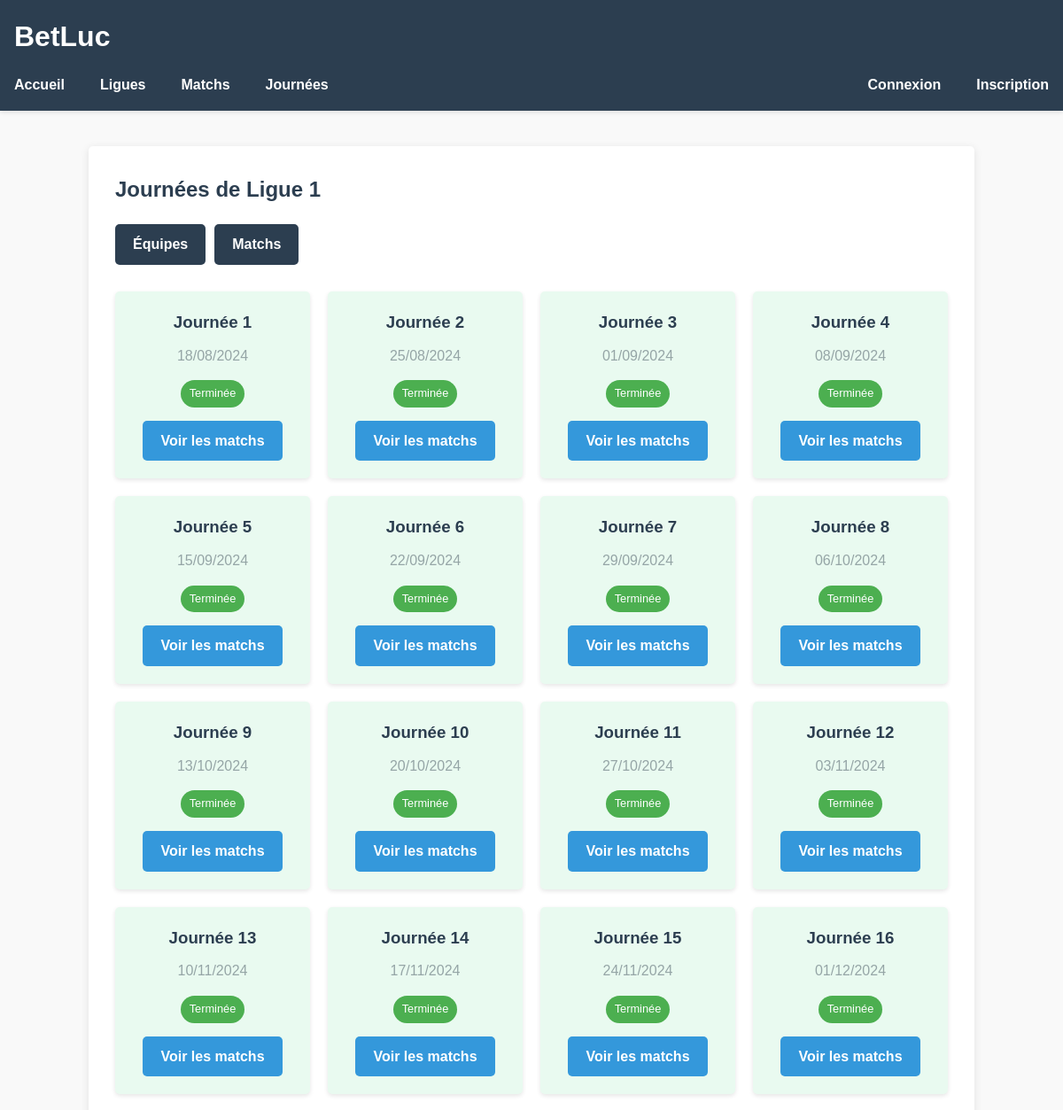
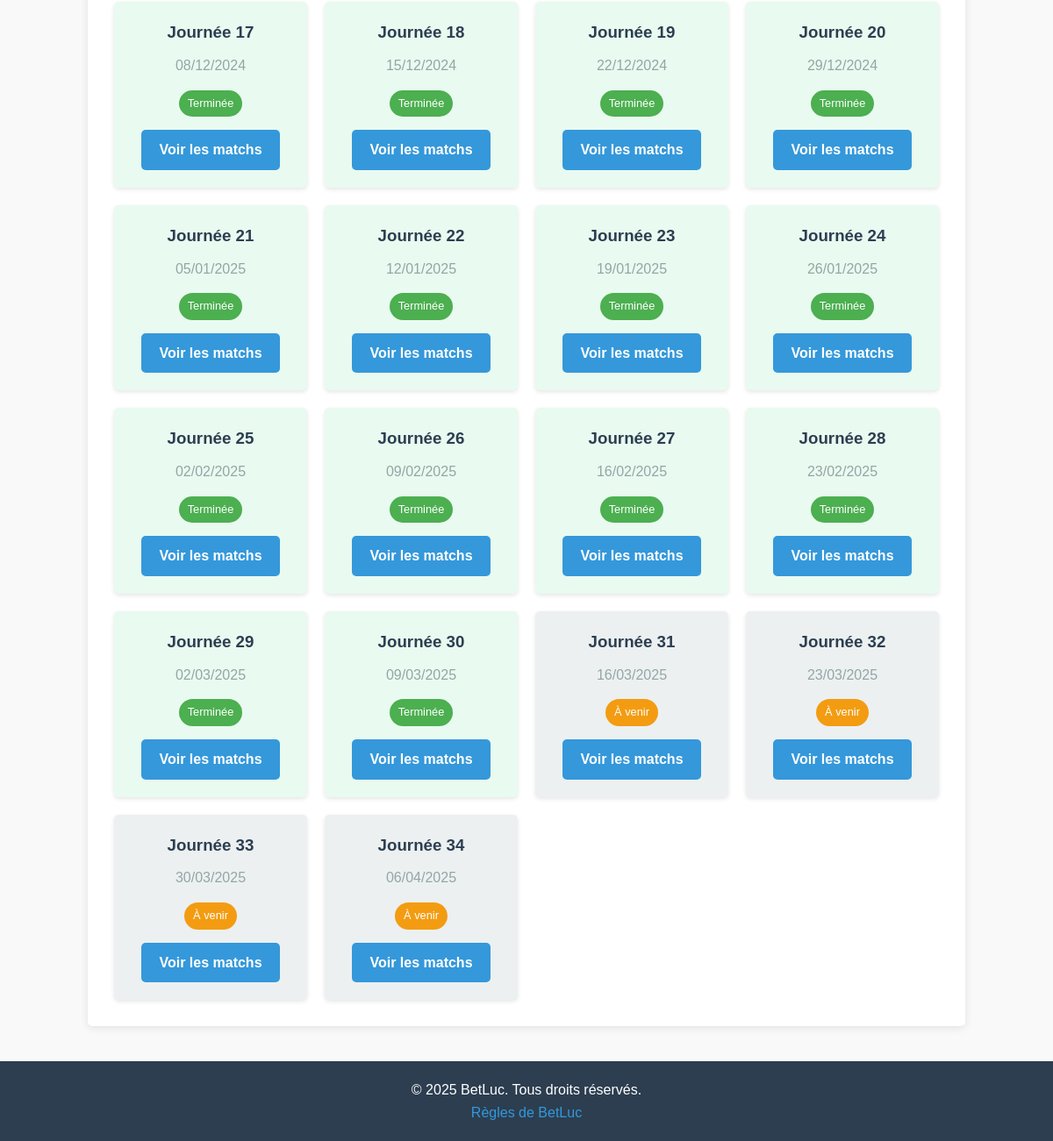
The page /leagues/1/matchdays/ on the database its author committed (2 pictures, top to bottom).
### teams/models.py (models this page shows, shortened)
class League(models.Model):
    name = models.CharField(max_length=100, unique=True, verbose_name="Nom de la ligue")
    country = models.CharField(max_length=100, verbose_name="Pays")
    logo = models.ImageField(upload_to='leagues_logos/', blank=True, null=True, verbose_name="Logo")
    class Meta:
        verbose_name = "Ligue"
        verbose_name_plural = "Ligues"

class Matchday(models.Model):
    league = models.ForeignKey(League, on_delete=models.CASCADE, related_name='matchdays', verbose_name="Ligue")
    number = models.PositiveIntegerField(verbose_name="Numéro de journée")
    date = models.DateField(verbose_name="Date")
    is_completed = models.BooleanField(default=False, verbose_name="Journée terminée")
    class Meta:
        verbose_name = "Journée"
        verbose_name_plural = "Journées"
        ordering = ['league', 'number']
        unique_together = ['league', 'number']

### teams/views.py (the view)
# urls.py: path('leagues/<int:league_id>/matchdays/', views.matchday_list, name='matchday_list'),
def matchday_list(request, league_id):
    league = get_object_or_404(League, id=league_id)
    matchdays = Matchday.objects.filter(league=league).order_by('number')
    return render(request, 'teams/matchday_list.html', {
        'league': league,
        'matchdays': matchdays
    })

### templates/teams/matchday_list.html (shortened to what this page needs)
{% extends "base.html" %}
{% block content %}
<div class="matchday-list-container">
  <h2>Journées de {{ league.name }}</h2>
  <div class="actions">
    <a href="{% url 'teams:league_teams' league.id %}" class="btn btn-secondary">Équipes</a>
    <a href="{% url 'teams:league_matches' league.id %}" class="btn btn-secondary">Matchs</a>
  </div>
  {% if matchdays %}
    <div class="matchdays-grid">
      {% for matchday in matchdays %}
        <div class="matchday-card {% if matchday.is_completed %}completed{% endif %}">
          <h3>Journée {{ matchday.number }}</h3>
          <p class="matchday-date">{{ matchday.date|date:"d/m/Y" }}</p>
          {% if matchday.is_completed %}
            <span class="status completed">Terminée</span>
          {% else %}
            <span class="status pending">À venir</span>
          {% endif %}
          <a href="{% url 'teams:matchday_detail' matchday.id %}" class="btn btn-primary">Voir les matchs</a>
        </div>
      {% endfor %}
    </div>
  {% else %}
    <p>Aucune journée n'est disponible pour cette ligue.</p>
  {% endif %}
</div>
{% endblock %}

### static/css/style.css (style rules this page uses)
:root { --primary-color: #3498db; --secondary-color: #2c3e50; --accent-color: #e74c3c; --light-color: #ecf0f1; --dark-color: #2c3e50; --success-color: #2ecc71; --warning-color: #f39c12; --error-color: #e74c3c; --grey-color: #95a5a6; --border-radius: 5px; --box-shadow: 0 2px 10px rgba(0, 0, 0, 0.1); }
* { margin: 0; padding: 0; box-sizing: border-box; }
body { font-family: 'Arial', sans-serif; line-height: 1.6; color: var(--dark-color); background-color: #f9f9f9; }
a { color: var(--primary-color); text-decoration: none; }
.btn { display: inline-block; padding: 10px 20px; border: none; border-radius: var(--border-radius); cursor: pointer; font-weight: bold; text-align: center; transition: background-color 0.3s, transform 0.3s; }
.btn-primary { background-color: var(--primary-color); color: white; }
.btn-secondary { background-color: var(--secondary-color); color: white; }
.match-list-container, .matchday-list-container, .matchday-detail-container, .match-detail-container, .user-bets-container { max-width: 1000px; margin: 0 auto; padding: 30px; background-color: white; border-radius: var(--border-radius); box-shadow: var(--box-shadow); }
.matchdays-grid { display: grid; grid-template-columns: repeat(auto-fill, minmax(200px, 1fr)); gap: 20px; margin-top: 30px; }
.matchday-card { background-color: var(--light-color); border-radius: var(--border-radius); padding: 20px; box-shadow: 0 2px 5px rgba(0,0,0,0.1); text-align: center; }
.matchday-card.completed { background-color: rgba(46, 204, 113, 0.1); }
.matchday-card h3 { margin-bottom: 10px; }
.matchday-date { color: var(--grey-color); margin-bottom: 15px; }
.status { display: inline-block; padding: 5px 10px; border-radius: 20px; font-size: 0.8rem; margin-bottom: 15px; }
.status.completed { background-color: var(--success-color); color: white; }
.status.pending { background-color: var(--warning-color); color: white; }
.actions { display: flex; gap: 10px; margin: 20px 0; flex-wrap: wrap; }

### templates/base.html (style rules this page uses)
:root { --primary-color: #3498db; --secondary-color: #2c3e50; --success-color: #4caf50; --danger-color: #f44336; --info-color: #2196f3; }

### rows shown on the page
League: name "Ligue 1"
Matchday: number "1", date "18/08/2024", is_completed "Terminée"
Matchday: number "2", date "25/08/2024", is_completed "Terminée"
Matchday: number "3", date "01/09/2024", is_completed "Terminée"
Matchday: number "4", date "08/09/2024", is_completed "Terminée"
Matchday: number "5", date "15/09/2024", is_completed "Terminée"
Matchday: number "6", date "22/09/2024", is_completed "Terminée"
Matchday: number "7", date "29/09/2024", is_completed "Terminée"
Matchday: number "8", date "06/10/2024", is_completed "Terminée"
Matchday: number "9", date "13/10/2024", is_completed "Terminée"
Matchday: number "10", date "20/10/2024", is_completed "Terminée"
Matchday: number "11", date "27/10/2024", is_completed "Terminée"
Matchday: number "12", date "03/11/2024", is_completed "Terminée"
Matchday: number "13", date "10/11/2024", is_completed "Terminée"
Matchday: number "14", date "17/11/2024", is_completed "Terminée"
Matchday: number "15", date "24/11/2024", is_completed "Terminée"
Matchday: number "16", date "01/12/2024", is_completed "Terminée"
Matchday: number "17", date "08/12/2024", is_completed "Terminée"
Matchday: number "18", date "15/12/2024", is_completed "Terminée"
Matchday: number "19", date "22/12/2024", is_completed "Terminée"
Matchday: number "20", date "29/12/2024", is_completed "Terminée"
Matchday: number "21", date "05/01/2025", is_completed "Terminée"
Matchday: number "22", date "12/01/2025", is_completed "Terminée"
Matchday: number "23", date "19/01/2025", is_completed "Terminée"
Matchday: number "24", date "26/01/2025", is_completed "Terminée"
Matchday: number "25", date "02/02/2025", is_completed "Terminée"
Matchday: number "26", date "09/02/2025", is_completed "Terminée"
Matchday: number "27", date "16/02/2025", is_completed "Terminée"
Matchday: number "28", date "23/02/2025", is_completed "Terminée"
Matchday: number "29", date "02/03/2025", is_completed "Terminée"
Matchday: number "30", date "09/03/2025", is_completed "Terminée"
Matchday: number "31", date "16/03/2025", is_completed "À venir"
Matchday: number "32", date "23/03/2025", is_completed "À venir"
Matchday: number "33", date "30/03/2025", is_completed "À venir"
Matchday: number "34", date "06/04/2025", is_completed "À venir"
